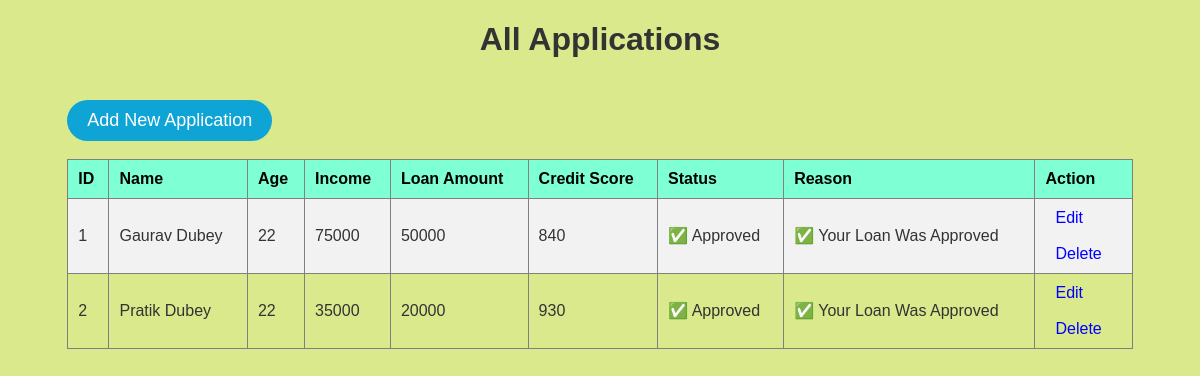
The app's page /applications, older data.
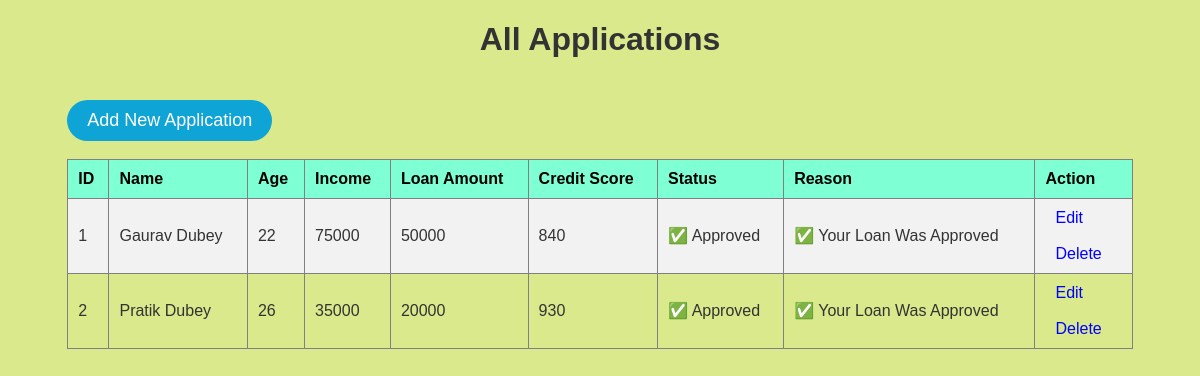
The same page, newer data.
### tables this page shows
CREATE TABLE loan_applications (
            id INTEGER PRIMARY KEY AUTOINCREMENT,
            name TEXT NOT NULL,
            age INTEGER NOT NULL,
            income INTEGER NOT NULL,
            loan_amount INTEGER NOT NULL,
            credit_score INTEGER NOT NULL
        );

### app.py (the view)
@app.route('/applications')
def applications():
    conn = sqlite3.connect('loan_applications.db')
    cursor = conn.cursor()
    cursor.execute('SELECT * FROM loan_applications')
    applications = cursor.fetchall()
    conn.close()
    return render_template('applications.html', applications=applications)

### templates/applications.html (shortened to what this page needs)
<!DOCTYPE html>
<html lang="en">
<head>
    <link rel="stylesheet" href="/static/style.css">
</head>
<body class="applications">
    <div>
        <h1 id="applications_h1">All Applications</h1>
        <div class="applications_container">
            <a id="add" href="/">Add New Application</a>
            <br><br>
            <table class="applications_table" border="1" cellpadding="10">
                <tr>
                    <th>ID</th>
                    <th>Name</th>
                    <th>Age</th>
                    <th>Income</th>
                    <th>Loan Amount</th>
                    <th>Credit Score</th>
                    <th>Status</th>
                    <th>Reason</th>
                    <th>Action</th>
                </tr>
                {% for application in applications %}
                <tr>
                    <td>{{ application[0] }}</td>
                    <td>{{ application[1] }}</td>
                    <td>{{ application[2] }}</td>
                    <td>{{ application[3] }}</td>
                    <td>{{ application[4] }}</td>
                    <td>{{ application[5] }}</td>
                    <td>
                        {% if application[3]|int >= 35000
                            and application[2]|int >= 21
                            and application[4]|int <= (5 * application[3]|int)
                            and application[5]|int >= 650 %}
                            ✅ Approved
                        {% else %}
                            ❌ Rejected
                        {% endif %}
                    </td>
                    <td>
                        {% set approved = true %}
                        {% if approved %}
                            <p>✅ Your Loan Was Approved</p>
                        {% endif %}
                    </td>
                    <td><a id="edit" href="/edit/{{ application[0] }}">Edit</a><br><br>
                        <a id="delete" href="/delete/{{ application[0] }}">Delete</a>
                    </td>
                </tr>
                {% endfor %}
            </table>
        </div>
</body>
</html>

### static/style.css (style rules this page uses)
.applications { font-family: Arial, sans-serif; background-color: #d9e98b; color: #333; }
#applications_h1 { text-align: center; color: #333; }
.applications_table { width: 100%; border-collapse: collapse; }
th, td { padding: 10px; text-align: left; }
th { background-color: aquamarine; color: black; }
tr:nth-child(even) { background-color: #f2f2f2; }
#edit { color: blue; text-decoration: none; padding: 5px 10px; border-radius: 5px; }
#delete { color: blue; text-decoration: none; padding: 5px 10px; border-radius: 5px; }
.applications_container { width: 90%; margin: auto; overflow: hidden; }
#add { color: white; text-decoration: none; display: inline-block; margin-top: 20px; background-color: #0fa4d6; border-radius: 100px; padding: 10px 20px; font-size: 18px; }

Row changes from the older to the newer data that the page shows:
changed loan_applications "Pratik Dubey": age "22" → "26"
